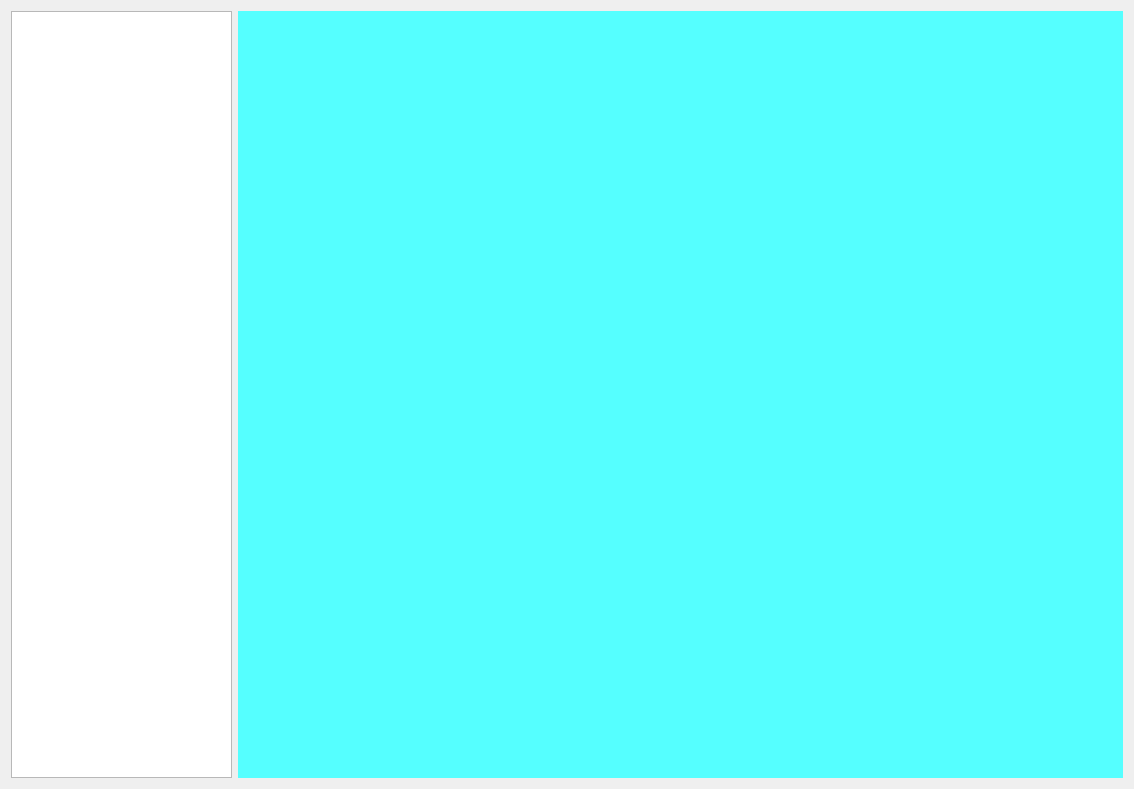
<?xml version="1.0" encoding="UTF-8"?>
<ui version="4.0">
 <class>side</class>
 <widget class="QWidget" name="side">
  <property name="geometry">
   <rect>
    <x>0</x>
    <y>0</y>
    <width>1134</width>
    <height>789</height>
   </rect>
  </property>
  <property name="windowTitle">
   <string>Form</string>
  </property>
  <layout class="QHBoxLayout" name="horizontalLayout">
   <item>
    <widget class="QListWidget" name="listWidget">
     <property name="sizePolicy">
      <sizepolicy hsizetype="Expanding" vsizetype="Expanding">
       <horstretch>1</horstretch>
       <verstretch>0</verstretch>
      </sizepolicy>
     </property>
    </widget>
   </item>
   <item>
    <widget class="QStackedWidget" name="stackedWidget">
     <property name="sizePolicy">
      <sizepolicy hsizetype="Preferred" vsizetype="Preferred">
       <horstretch>4</horstretch>
       <verstretch>0</verstretch>
      </sizepolicy>
     </property>
     <property name="styleSheet">
      <string notr="true">
background-color: rgb(85, 255, 255);</string>
     </property>
    </widget>
   </item>
  </layout>
 </widget>
 <resources/>
 <connections/>
</ui>
